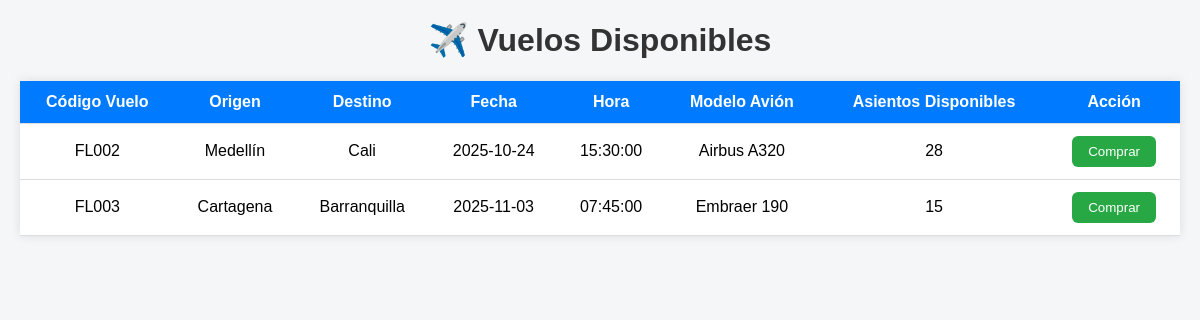
The page /vista/lista_vuelos.php (signed in) on the database its author committed.
### tables this page shows
CREATE TABLE `tb_vuelo` (
  `id_vuelo` int(11) NOT NULL,
  `codigo_vuelo` varchar(50) NOT NULL,
  `avion_id` int(11) NOT NULL,
  `ciudad_origen_id` int(11) NOT NULL,
  `ciudad_destino_id` int(11) NOT NULL,
  `fecha_salida` date NOT NULL,
  `hora_salida` time NOT NULL,
  `precio_base` decimal(10,2) NOT NULL
);

CREATE TABLE `tb_ciudad` (
  `id_ciudad` int(11) NOT NULL,
  `nombre_ciudad` varchar(100) NOT NULL
);

CREATE TABLE `tb_modelo_avion` (
  `id_modelo_avion` int(11) NOT NULL,
  `nombre_modelo_avion` varchar(100) NOT NULL,
  `filas_modelo_avion` int(11) NOT NULL DEFAULT 6,
  `columnas_modelo_avion` int(11) NOT NULL DEFAULT 4
);

### modelo/Conexion.php (called while the page is built, shortened)
<?php
class Conexion {
    private $host = "localhost";
    private $usuario = "root";
    private $password = "";
    private $base_datos = "sistema_vuelos";
    public function conectar() {
        $this->conexion = new mysqli($this->host, $this->usuario, $this->password, $this->base_datos);
        $this->conexion->set_charset("utf8mb4");
        return $this->conexion;
    }
}
?>

### controlador/VueloControlador.php (called while the page is built, shortened)
<?php
require_once __DIR__ . '/../modelo/VueloModelo.php';
class VueloControlador {
    private $modelo;
    public function __construct() {
        $this->modelo = new VueloModelo();
    }
    public function listarVuelos() {
        return $this->modelo->listarVuelos();
    }
}
?>

### modelo/VueloModelo.php (called while the page is built, shortened)
<?php
require_once __DIR__ . '/Conexion.php';
class VueloModelo {
    private $conn;
    public function __construct() {
        $this->conn = (new Conexion())->conectar();
    }
    public function listarVuelos() {
        $sql = "SELECT
                    v.id_vuelo,
                    v.codigo_vuelo,
                    v.fecha_salida,
                    v.hora_salida,
                    v.precio_base,
                    co.nombre_ciudad AS origen,
                    cd.nombre_ciudad AS destino,
                    a.codigo_avion,
                    ar.nombre_aerolinea,
                    ma.nombre_modelo_avion,
                    ma.filas_modelo_avion,
                    ma.columnas_modelo_avion
                FROM tb_vuelo v
                JOIN tb_avion a ON v.avion_id = a.id_avion
                JOIN tb_modelo_avion ma ON a.modelo_id = ma.id_modelo_avion
                JOIN tb_aerolinea ar ON a.aerolinea_id = ar.id_aerolinea
                JOIN tb_ciudad co ON v.ciudad_origen_id = co.id_ciudad
                JOIN tb_ciudad cd ON v.ciudad_destino_id = cd.id_ciudad";
        $res = $this->conn->query($sql);
        $vuelos = $res ? $res->fetch_all(MYSQLI_ASSOC) : [];
        foreach ($vuelos as &$vuelo) {
            $this->generarAsientosSiNoExisten($vuelo['id_vuelo']);
            $vuelo['disponibles'] = $this->contarAsientosDisponibles($vuelo['id_vuelo']);
        }
        return $vuelos;
    }
    private function generarAsientosSiNoExisten($vueloId) {
        $check = $this->conn->prepare("SELECT COUNT(*) AS total FROM tb_asiento_vuelo WHERE vuelo_id = ?");
        $check->bind_param("i", $vueloId);
        $check->execute();
        $total = $check->get_result()->fetch_assoc()['total'];
        if ($total > 0) return;
    }
    private function contarAsientosDisponibles($vueloId) {
        $stmt = $this->conn->prepare("SELECT COUNT(*) AS disp FROM tb_asiento_vuelo WHERE vuelo_id = ? AND estado = 'Disponible'");
        $stmt->bind_param("i", $vueloId);
        $stmt->execute();
        $row = $stmt->get_result()->fetch_assoc();
        return (int)$row['disp'];
    }
}
?>

### vista/lista_vuelos.php (the view, shortened to what this page needs)
<?php
require_once __DIR__ . '/../controlador/VueloControlador.php';
$vueloCtrl = new VueloControlador();
$vuelos = $vueloCtrl->listarVuelos();
?>
<!DOCTYPE html>
<html lang="es">
<head>
</head>
<body>
<h1>✈️ Vuelos Disponibles</h1>
<table>
<thead>
<tr>
<th>Código Vuelo</th>
<th>Origen</th>
<th>Destino</th>
<th>Fecha</th>
<th>Hora</th>
<th>Modelo Avión</th>
<th>Asientos Disponibles</th>
<th>Acción</th>
</tr>
</thead>
<tbody>
<?php if (empty($vuelos)): ?>
<tr><td colspan="8">No hay vuelos registrados.</td></tr>
<?php else: ?>
<?php foreach ($vuelos as $v): ?>
<tr>
<td><?= htmlspecialchars($v['codigo_vuelo']) ?></td>
<td><?= htmlspecialchars($v['origen']) ?></td>
<td><?= htmlspecialchars($v['destino']) ?></td>
<td><?= htmlspecialchars($v['fecha_salida']) ?></td>
<td><?= htmlspecialchars($v['hora_salida']) ?></td>
<td><?= htmlspecialchars($v['nombre_modelo_avion']) ?></td>
<td><?= htmlspecialchars($v['disponibles']) ?></td>
<td>
    <form action="compra_vuelo.php" method="GET">
        <button type="submit">Comprar</button>
    </form>
</td>
</tr>
<?php endforeach; ?>
<?php endif; ?>
</tbody>
</table>
</body>
</html>

### vista/lista_vuelos.php (style rules this page uses)
body { font-family:Arial;background:#f4f6f8;margin:20px; }
h1 { text-align:center;color:#333; }
table { width:100%;border-collapse:collapse;background:white;box-shadow:0 0 10px rgba(0,0,0,0.1); }
th,td { padding:12px;border-bottom:1px solid #ddd;text-align:center; }
th { background:#007bff;color:white; }
button { background:#28a745;color:white;padding:8px 16px;border:none;border-radius:6px;cursor:pointer; }

### rows shown on the page
tb_vuelo: codigo_vuelo "FL002", ciudad_origen.nombre_ciudad "Medellín", ciudad_destino.nombre_ciudad "Cali", fecha_salida "2025-10-24", hora_salida "15:30:00", tb_modelo_avion.nombre_modelo_avion "Airbus A320", disponibles "28"
tb_vuelo: codigo_vuelo "FL003", ciudad_origen.nombre_ciudad "Cartagena", ciudad_destino.nombre_ciudad "Barranquilla", fecha_salida "2025-11-03", hora_salida "07:45:00", tb_modelo_avion.nombre_modelo_avion "Embraer 190", disponibles "15"
